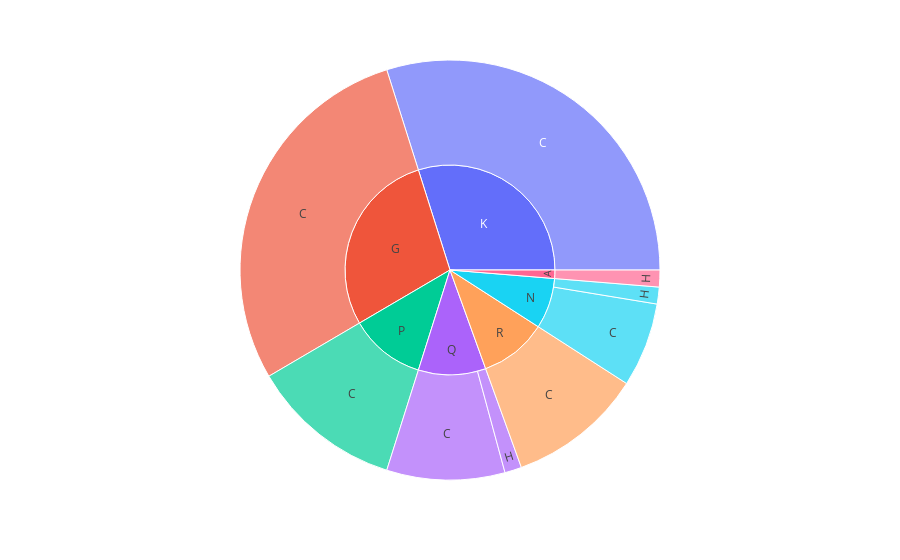

Write notebook code for a chart like this one.
### Code cell
px.sunburst(df,path=["Manufacturer","Type"])

### Figure 1 — Plotly figure (JSON) as saved in the notebook; plotly's stock layout.template omitted (floating-point values rounded to 4 significant figures)
{"data": [{"branchvalues": "total", "domain": {"x": [0, 1], "y": [0, 1]}, "hovertemplate": "labels=%{label}<br>count=%{value}<br>parent=%{parent}<br>id=%{id}<extra></extra>", "ids": ["G/C", "K/C", "N/C", "P/C", "Q/C", "R/C", "A/H", "N/H", "Q/H", "A", "G", "K", "N", "P", "Q", "R"], "labels": ["C", "C", "C", "C", "C", "C", "H", "H", "H", "A", "G", "K", "N", "P", "Q", "R"], "name": "", "parents": ["G", "K", "N", "P", "Q", "R", "A", "N", "Q", "", "", "", "", "", "", ""], "type": "sunburst", "values": [22, 23, 5, 9, 7, 8, 1, 1, 1, 1, 22, 23, 6, 9, 8, 8]}], "layout": {"legend": {"tracegroupgap": 0}, "margin": {"t": 60}}}
